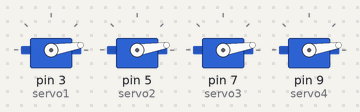
Bench run of a sketch on a simulated Arduino Uno, built with avr-gcc and run on an emulated ATmega328P. Shown: 4 × servo.

Above: at 0.05 s.
At 0.2 s:
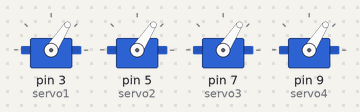
At 0.35 s:
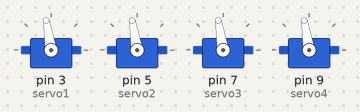
At 0.5 s:
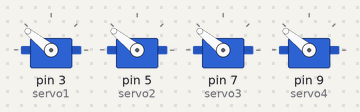
At 0.65 s:
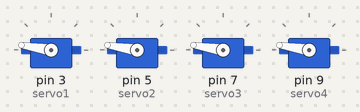
At 1.15 s:
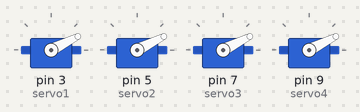
Timing chart, 0 to 3.0 s (numbered marks = the images above):
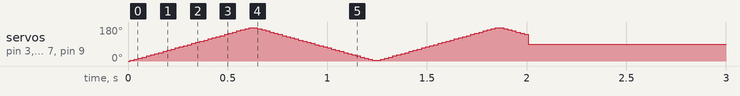

The sketch:

Task1_code.ino
```cpp
// C++ code
//

#include <Servo.h>

Servo servo1;
Servo servo2;
Servo servo3;
Servo servo4;

int pos = 0;
int direction = 1;

unsigned long startTime;
bool sweepDone = false;

void setup()
{
  servo1.attach(3);
  servo2.attach(5);
  servo3.attach(7);
  servo4.attach(9);

  startTime = millis();
}

void loop()
{
 unsigned long currentTime = millis();

  if (currentTime - startTime < 2000) {

    servo1.write(pos);
    servo2.write(pos);
    servo3.write(pos);
    servo4.write(pos);

    pos += direction * 3;

    if (pos >= 180) {
      pos = 180;
      direction = -1;
    } else if (pos <= 0) {
      pos = 0;
      direction = 1;
    }

    delay(10);
  } else {
    servo1.write(90);
    servo2.write(90);
    servo3.write(90);
    servo4.write(90);
  }
}
```
